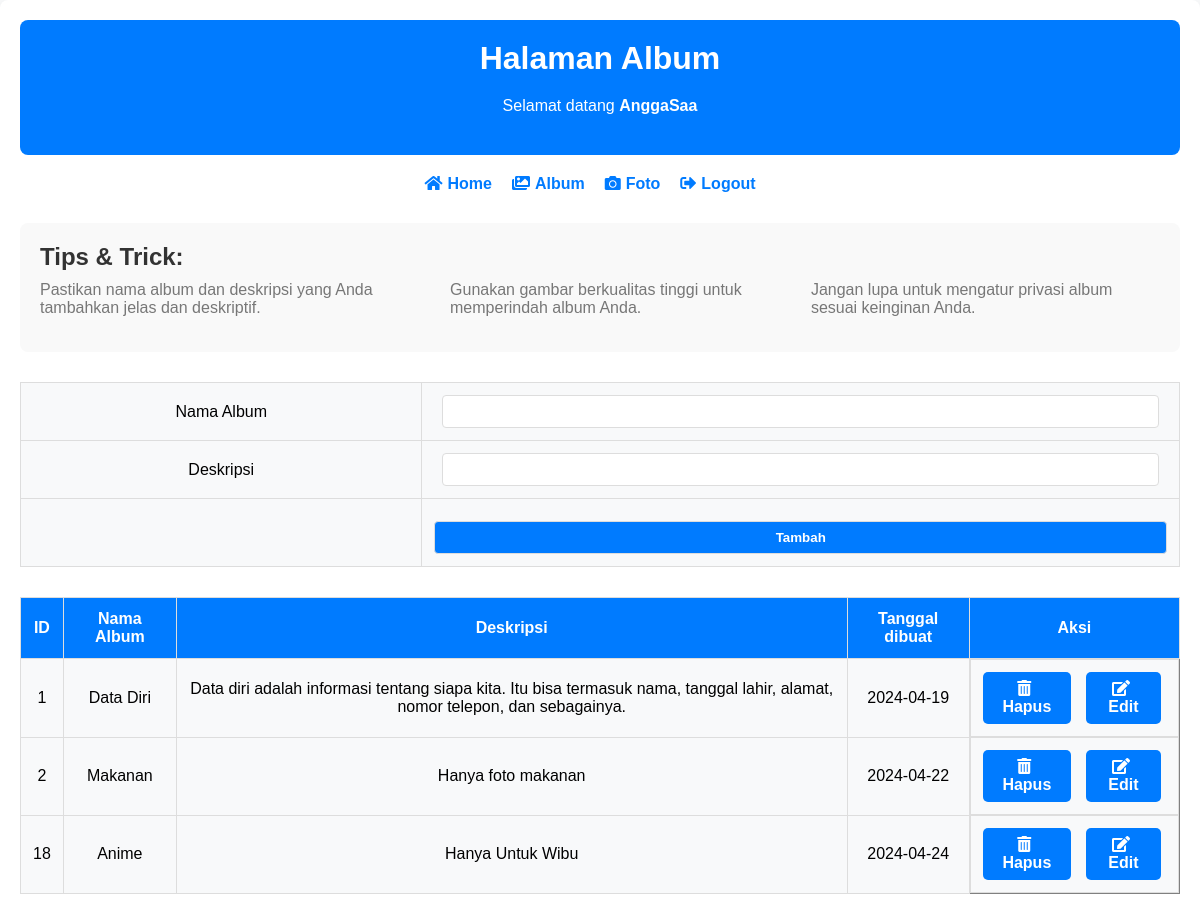
The app's page /gallery/album.php (signed in) with its own data.
### tables this page shows
CREATE TABLE `album` (
  `albumid` int(11) NOT NULL,
  `namaalbum` varchar(255) NOT NULL,
  `deskripsi` text NOT NULL,
  `tanggaldibuat` date NOT NULL,
  `userid` int(11) NOT NULL
);

### gallery/album.php (the view, shortened to what this page needs)
<!DOCTYPE html>
<html lang="id">
<head>
<link rel="stylesheet" href="https://cdnjs.cloudflare.com/ajax/libs/font-awesome/5.15.4/css/all.min.css">
</head>
<body>
    <div class="container">
        <div class="header-container" style="background-color: #007bff;">
            <h1>Halaman Album</h1>
            <p>Selamat datang <b><?=$_SESSION['namalengkap']?></b></p>
        </div>
        <ul>
            <li><a href="home.php"><i class="fas fa-home icon"></i>Home</a></li>
            <li><a href="album.php"><i class="fas fa-images icon"></i>Album</a></li>
            <li><a href="foto.php"><i class="fas fa-camera icon"></i>Foto</a></li>
            <li><a href="logout.php"><i class="fas fa-sign-out-alt icon"></i>Logout</a></li>
        </ul>
        <div class="tips-trick">
            <h3>Tips & Trick:</h3>
            <ul>
                <li>Pastikan nama album dan deskripsi yang Anda tambahkan jelas dan deskriptif.</li>
                <li>Gunakan gambar berkualitas tinggi untuk memperindah album Anda.</li>
                <li>Jangan lupa untuk mengatur privasi album sesuai keinginan Anda.</li>
            </ul>
        </div>
        <form action="tambah_album.php" method="post" onsubmit="return validateForm()">
            <table>
                <tr>
                    <td>Nama Album</td>
                    <td><input type="text" name="namaalbum" id="namaalbum"></td>
                </tr>
                <tr>
                    <td>Deskripsi</td>
                    <td><input type="text" name="deskripsi" id="deskripsi"></td>
                </tr>
                <tr>
                    <td></td>
                    <td><input type="submit" value="Tambah"></td>
                </tr>
            </table>
        </form>
        <table border="1" cellpadding="8" cellspacing="0" style="width: 100%;">
            <tr>
                <th>ID</th>
                <th>Nama Album</th>
                <th>Deskripsi</th>
                <th>Tanggal dibuat</th>
                <th>Aksi</th>
            </tr>
            <?php
            include "koneksi.php";
            $userid = $_SESSION['userid'];
            $sql = mysqli_query($conn, "SELECT * FROM album where userid='$userid'");
            while ($data = mysqli_fetch_array($sql)) {
                ?>
                <tr>
                    <td><?= $data['albumid'] ?></td>
                    <td><?= $data['namaalbum'] ?></td>
                    <td><?= $data['deskripsi'] ?></td>
                    <td><?= $data['tanggaldibuat'] ?></td>
                    <td class="btn-container">
                        <a href="hapus_album.php?albumid=<?= $data['albumid'] ?>" class="btn-action"><i class="fas fa-trash-alt icon"></i> Hapus</a>
                        <a href="edit_album.php?albumid=<?= $data['albumid'] ?>" class="btn-action"><i class="fas fa-edit icon"></i> Edit</a>
                    </td>
                </tr>
                <?php
            }
            ?>
        </table>
    </div>
</body>
</html>

### gallery/album.php (style rules this page uses)
* { margin: 0; padding: 0; box-sizing: border-box; }
body { font-family: Arial, sans-serif; background-color: #f8f9fa; margin: 0; padding: 0; }
.container { width: 100%; max-width: 1200px; margin: 0 auto; padding: 20px; background-color: #fff; box-shadow: 0px 4px 10px rgba(0, 0, 0, 0.1); border-radius: 8px; }
.header-container { background-color: #007bff; border-radius: 8px; padding: 20px; margin-bottom: 20px; text-align: center; color: #fff; }
h1 { color: #333; font-size: 2rem; margin-bottom: 20px; text-align: center; }
p { margin-bottom: 20px; text-align: center; color: #fff; }
ul { list-style-type: none; display: flex; justify-content: center; margin-bottom: 30px; }
li { margin-right: 20px; }
a { text-decoration: none; color: #007bff; font-weight: bold; transition: color 0.3s ease; }
table { width: 100%; border-collapse: collapse; margin-bottom: 30px; }
th, td { border: 1px solid #ddd; padding: 12px; text-align: center; }
th { background-color: #007bff; color: #fff; }
td { background-color: #f8f9fa; }
input[type="text"], input[type="submit"] { padding: 8px; border: 1px solid #ddd; border-radius: 4px; width: calc(100% - 16px); }
input[type="submit"] { background-color: #007bff; color: #fff; font-weight: bold; cursor: pointer; transition: background-color 0.3s ease; margin-top: 10px; display: block; width: 100%; }
.icon { margin-right: 5px; }
.btn-action { padding: 8px 12px; background-color: #007bff; color: #fff; border-radius: 5px; text-decoration: none; transition: background-color 0.3s ease; display: inline-block; margin-right: 5px; }
.btn-container { display: flex; justify-content: center; gap: 10px; }
.tips-trick { background-color: #f9f9f9; border-radius: 8px; padding: 20px; margin-bottom: 30px; }
.tips-trick h3 { color: #333; font-size: 1.5rem; margin-bottom: 10px; }
.tips-trick ul { margin-bottom: 10px; }
.tips-trick li { margin-bottom: 5px; color: #777; font-size: 1rem; }
h1 { color: #FFFFFF; }

### records on screen
album: albumid "1", namaalbum "Data Diri", deskripsi "Data diri adalah informasi tentang siapa kita. Itu bisa termasuk nama, tanggal lahir, alamat, nomor telepon, dan sebagainya.", tanggaldibuat "2024-04-19"
album: albumid "2", namaalbum "Makanan", deskripsi "Hanya foto makanan", tanggaldibuat "2024-04-22"
album: albumid "18", namaalbum "Anime", deskripsi "Hanya Untuk Wibu", tanggaldibuat "2024-04-24"

### other values on screen
$_SESSION['namalengkap'] "AnggaSaa"
